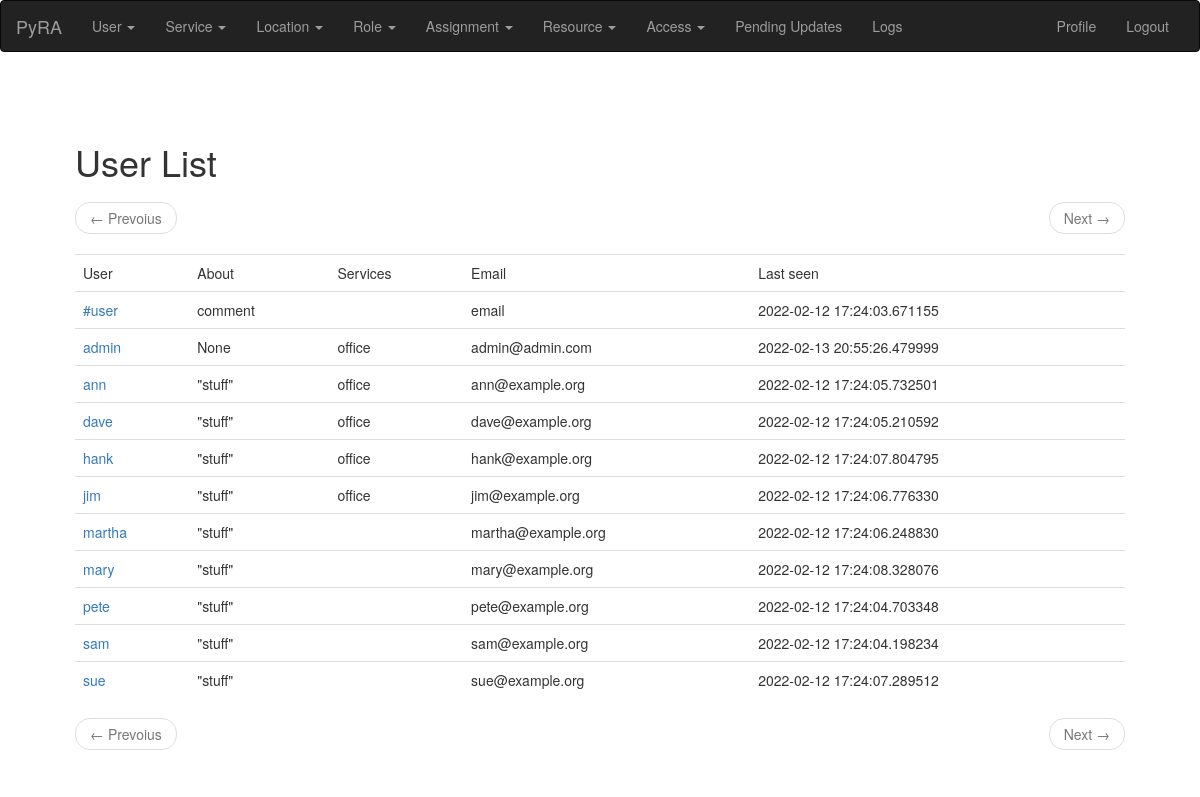
The page /user/list (signed in) on the database its author committed.
### app/main/models.py (models this page shows, shortened)
class PaginatedAPIMixin(object):
    @staticmethod
    def to_collection_dict(query, page, per_page, endpoint, **kwargs):
        resources = query.paginate(page, per_page, False)
        print("page: %s per_page: %s endpoint %s" % (page, per_page, endpoint))
        data = {
            'items': [item.to_dict() for item in resources.items],
            '_meta': {
                'page': page,
                'per_page': per_page,
                'total_pages': resources.pages,
                'total_items': resources.total
            },
            '_links': {
                'self': url_for(endpoint, id=id, page=page, per_page=per_page,
                                **kwargs),
                'next': url_for(endpoint, id=id, page=page + 1, per_page=per_page,
                                **kwargs) if resources.has_next else None,
                'prev': url_for(endpoint, id=id, page=page - 1, per_page=per_page,
                                **kwargs) if resources.has_prev else None
            }
        }
        return data

class User(PaginatedAPIMixin, UserMixin, db.Model):
    __tablename__ = "user"
    id = db.Column(db.Integer, primary_key=True)
    username = db.Column(db.String(64), index=True, unique=True)
    email = db.Column(db.String(120), index=True, unique=True)
    password_hash = db.Column(db.String(128))
    about_me = db.Column(db.String(140))
    last_seen = db.Column(db.DateTime, default=datetime.utcnow)
    api_key = db.Column(db.String(32), index=True, unique=True)
    token = db.Column(db.String(32), index=True, unique=True)
    token_expiration = db.Column(db.DateTime)
    role = db.Column(db.String(140))
    active = db.Column(db.Integer)

class Service(PaginatedAPIMixin, db.Model):
    __tablename__ = "service"
    id = db.Column(db.Integer, primary_key=True)
    name = db.Column(db.String(140), unique=True)
    updated = db.Column(db.DateTime, index=True, default=datetime.utcnow)
    color = db.Column(db.String(140))
    users = db.relationship('User', secondary=service_user)
    manager = db.relationship('User', foreign_keys='Service.manager_id')
    manager_id = db.Column(db.Integer, db.ForeignKey('user.id'))

### app/main/routes.py (the view)
@bp.route('/user/list')
@login_required
def user_list():
    page = request.args.get('page', 1, type=int)
    users = User.query.order_by(User.username).paginate(
        page, current_app.config['POSTS_PER_PAGE'], False)
    services = Service.query.all()
    next_url = url_for(
        'main.user_list', page=users.next_num) if users.has_next else None
    prev_url = url_for(
        'main.user_list', page=users.prev_num) if users.has_prev else None
    return render_template('users.html', users=users.items, services=services,
                           next_url=next_url, prev_url=prev_url,
                           title=_("User List"))

### app/main/models.py (called while the page is built)
@login.user_loader
def load_user(id):
    return User.query.get(int(id))

### app/main/routes.py (called while the page is built)
@bp.before_app_request
def before_request():
    if current_user.is_authenticated:
        current_user.last_seen = datetime.utcnow()
        db.session.commit()
    g.locale = str(get_locale())

### app/templates/users.html (shortened to what this page needs)
{% extends "base.html" %}
{% block app_content %}
  {% if users %}
  <nav aria-label="...">
      <ul class="pager">
          <li class="previous{% if not prev_url %} disabled{% endif %}">
              <a href="{{ prev_url or '#' }}">
                  <span aria-hidden="true">&larr;</span> {{ _('Prevoius') }}
              </a>
          </li>
          <li class="next{% if not next_url %} disabled{% endif %}">
              <a href="{{ next_url or '#' }}">
                  {{ _('Next') }} <span aria-hidden="true">&rarr;</span>
              </a>
          </li>
      </ul>
  </nav>
  {% endif %}
  <table class="table table-hover">
    <tr>
        <td>  {{ _('User') }} </td>
        <td>  {{ _('About') }}  </td>
        <td>  {{ _('Services') }}  </td>
        <td>  {{ _('Email') }} </td>
        <td>  {{ _('Last seen') }} </td>
    </tr>
    {% for u in users %}
      <tr>
          <td>  {{ user_link }}  </td>
          <td>  {{ u.about_me}} </td>
          <td>
            {% for service in services %}
              {% for su in service.users %}
                {% if su.username == u.username %}
                  {{ service.name }}
                {% endif %}
              {% endfor %}
            {% endfor %}
         </td>
         <td>  {{ u.email}} </td>
         <td>  {{ u.last_seen }} </td>
      </tr>
      {% endfor %}
  </table>
    {% if users %}
    <nav aria-label="...">
        <ul class="pager">
            <li class="previous{% if not prev_url %} disabled{% endif %}">
                <a href="{{ prev_url or '#' }}">
                    <span aria-hidden="true">&larr;</span> {{ _('Prevoius') }}
                </a>
            </li>
            <li class="next{% if not next_url %} disabled{% endif %}">
                <a href="{{ next_url or '#' }}">
                    {{ _('Next') }} <span aria-hidden="true">&rarr;</span>
                </a>
            </li>
        </ul>
    </nav>
    {% endif %}
{% endblock %}

### rows shown on the page
User: username "#user", about_me "comment", email "email", last_seen "2022-02-12 17:24:03.671155"
User: user_link "admin", about_me "None", email "admin@admin.com", last_seen "2022-02-13 20:55:26.479999"
Service: name "office"
User: username "ann", about_me "\"stuff\"", email "ann@example.org", last_seen "2022-02-12 17:24:05.732501"
User: username "dave", about_me "\"stuff\"", email "dave@example.org", last_seen "2022-02-12 17:24:05.210592"
User: username "hank", about_me "\"stuff\"", email "hank@example.org", last_seen "2022-02-12 17:24:07.804795"
User: username "jim", about_me "\"stuff\"", email "jim@example.org", last_seen "2022-02-12 17:24:06.776330"
User: username "martha", about_me "\"stuff\"", email "martha@example.org", last_seen "2022-02-12 17:24:06.248830"
User: username "mary", about_me "\"stuff\"", email "mary@example.org", last_seen "2022-02-12 17:24:08.328076"
User: username "pete", about_me "\"stuff\"", email "pete@example.org", last_seen "2022-02-12 17:24:04.703348"
User: username "sam", about_me "\"stuff\"", email "sam@example.org", last_seen "2022-02-12 17:24:04.198234"
User: username "sue", about_me "\"stuff\"", email "sue@example.org", last_seen "2022-02-12 17:24:07.289512"

### other values the page prints
{{ title }} "User List"
